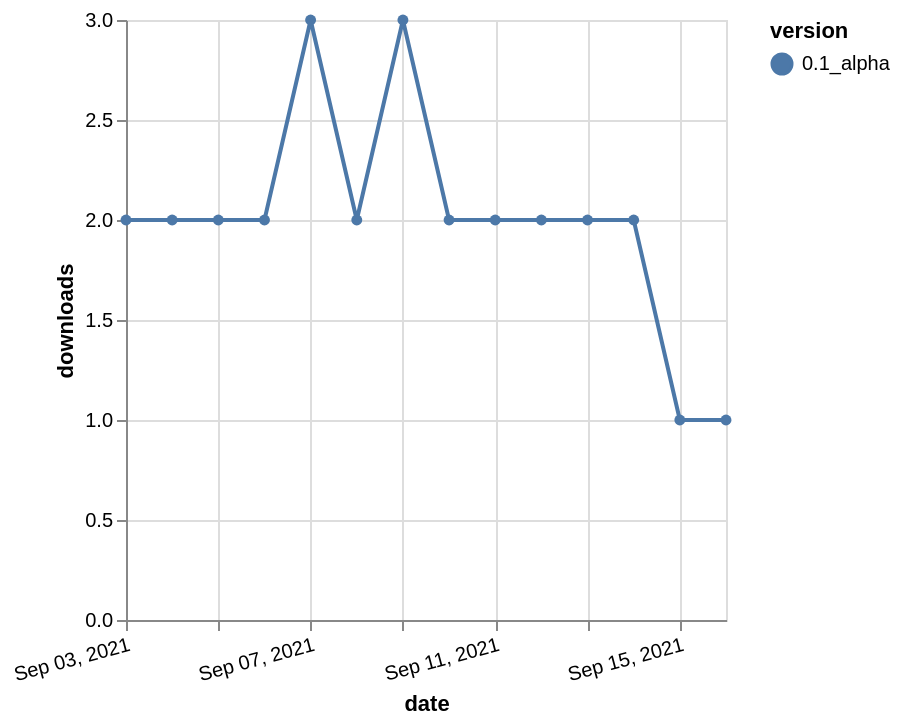

Here is the Vega-Lite specification saved for this chart:
### Vega-Lite specification from a JSON file in a GitHub repository (floating-point values rounded to 4 significant figures)
{"$schema": "https://vega.github.io/schema/vega-lite/v5.json", "description": "A simple bar chart with embedded data.", "data": {"values": [{"date": "2021-09-03", "total": 2626, "delta": 2, "version": "0.1_alpha"}, {"date": "2021-09-04", "total": 2628, "delta": 2, "version": "0.1_alpha"}, {"date": "2021-09-05", "total": 2630, "delta": 2, "version": "0.1_alpha"}, {"date": "2021-09-06", "total": 2632, "delta": 2, "version": "0.1_alpha"}, {"date": "2021-09-07", "total": 2635, "delta": 3, "version": "0.1_alpha"}, {"date": "2021-09-08", "total": 2637, "delta": 2, "version": "0.1_alpha"}, {"date": "2021-09-09", "total": 2640, "delta": 3, "version": "0.1_alpha"}, {"date": "2021-09-10", "total": 2642, "delta": 2, "version": "0.1_alpha"}, {"date": "2021-09-11", "total": 2644, "delta": 2, "version": "0.1_alpha"}, {"date": "2021-09-12", "total": 2646, "delta": 2, "version": "0.1_alpha"}, {"date": "2021-09-13", "total": 2648, "delta": 2, "version": "0.1_alpha"}, {"date": "2021-09-14", "total": 2650, "delta": 2, "version": "0.1_alpha"}, {"date": "2021-09-15", "total": 2651, "delta": 1, "version": "0.1_alpha"}, {"date": "2021-09-16", "total": 2652, "delta": 1, "version": "0.1_alpha"}]}, "width": "container", "mark": {"type": "line", "point": {"filled": true}}, "encoding": {"x": {"field": "date", "type": "temporal", "timeUnit": "yearmonthdate", "title": "date", "axis": {"labelAngle": -15}}, "y": {"field": "delta", "type": "quantitative", "title": "downloads"}, "color": {"field": "version", "type": "nominal"}, "tooltip": {"field": "delta"}}}
